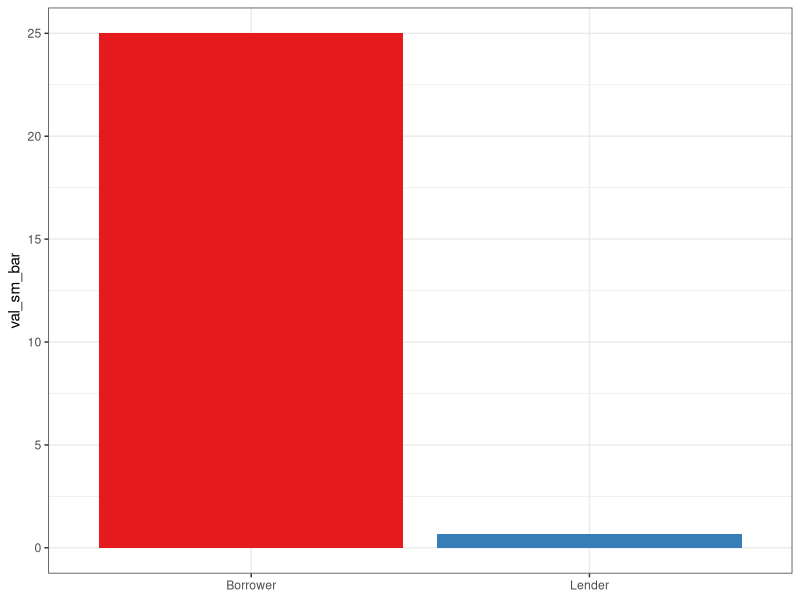

Recreate this plot in R. (Note: this script raises an error after producing the figure.)
#' Graph Designer: Scott Cohn
#' Authors: Bowles and Halliday
#' Title: Coordination, Conflict and Competition: A Text in Microeconomics
#' 
#' TODO: 
#' 1. the colors should be consistent the bar graphs should be much smaller and thinner.
#' 
#' 2. the size of thepie should equal the total payoffs, 
#' e.g. in the pie on the left (no competition) 62.5+25 = 87.5 
#'  
#' 3. the numbers are screwed up. in the pie on the right the 
#' shares are 122.5 for the borrowers, 5 for the lender
#' 
#' 4. the slices of the pies should have labels like “100 borrowers 
#' (122.5)” and ” the lender (5) ” and similarly for the other pie.  
#' 
#' 5. no need for a vertical axis label on the bar graphs. 
#' 
#' 6. there should be numbers at the top of the horizontal bars (but they 
#' should be 15 and 0.625 in one case and 5 and 1.225 in the other ( your second one is wrong)
#' 
#' 7. it might help of ou have the figs informative names, like from left to right 
#' in my sktech below: Nonebar, Nonepie, CompPie and Compbar.  
#' 
#' 8. they should eventually be laid out with the bar and the pie charts side 
#' by side, either arrayed from L to R s in my sketch, or in two rows. 

library("tidyverse")
library("RColorBrewer")

# dataframe ---------------------------------------------------------------

df <- tibble(
  pr_ag = c("Borrower", "Lender"),
  val_sm_bar = c(25, 0.65),
  val_sm_pie = c(62.5, 25),
  val_lg_bar = c(5, 1.225), 
  val_lg_pie = c(5, 122.5)
)

# plots -------------------------------------------------------------------

# Fig a -- nonebar
p_sm_bar <- ggplot(df, aes(pr_ag, val_sm_bar)) +
  geom_col(aes(fill = pr_ag)) + 
  scale_fill_brewer(palette = "Set1") +
  theme_bw() + 
  theme(legend.position = "none",
        axis.title.x = element_blank())

ggsave("credit/effects_of_competition_a.pdf", width = 6, height = 6)

# Fig b -- nonepie
p_sm_pie <- ggplot(df, aes("", y = val_sm_pie, fill = pr_ag))+
  geom_bar(width = 1, stat = "identity") +
  coord_polar("y") +
  geom_text(aes(label = val_sm_pie), 
            position = position_stack(vjust = 0.5)) +
  scale_fill_brewer(palette = "Set1") + 
  labs(caption = "p_sm_pie") +
  theme_blank() +
  theme(axis.title = element_blank(),
        axis.text = element_blank(),
        legend.title = element_blank())

ggsave("credit/effects_of_competition_b.pdf", width = 6, height = 6)

# Fig c -- comppie
p_lg_pie <- ggplot(df, aes("", y = val_lg_pie, fill = pr_ag))+
  geom_bar(width = 1, stat = "identity") +
  coord_polar("y") +
  geom_text(aes(label = val_lg_pie), 
            position = position_stack(vjust = 0.5)) +
  scale_fill_brewer(palette = "Set1") + 
  labs(caption = "p_lg_pie") +
  theme_blank() +
  theme(axis.title = element_blank(),
        axis.text = element_blank(),
        legend.title = element_blank())

ggsave("credit/effects_of_competition_c.pdf", width = 6, height = 6)

# Fig d -- compbar
p_lg_bar <- ggplot(df, aes(pr_ag, val_lg_bar)) +
  geom_col(aes(fill = pr_ag)) + 
  scale_fill_brewer(palette = "Set1") +
  theme_bw() + 
  theme(legend.position = "none",
        axis.title.x = element_blank())

ggsave("credit/effects_of_competition_d.pdf", width = 6, height = 6)
